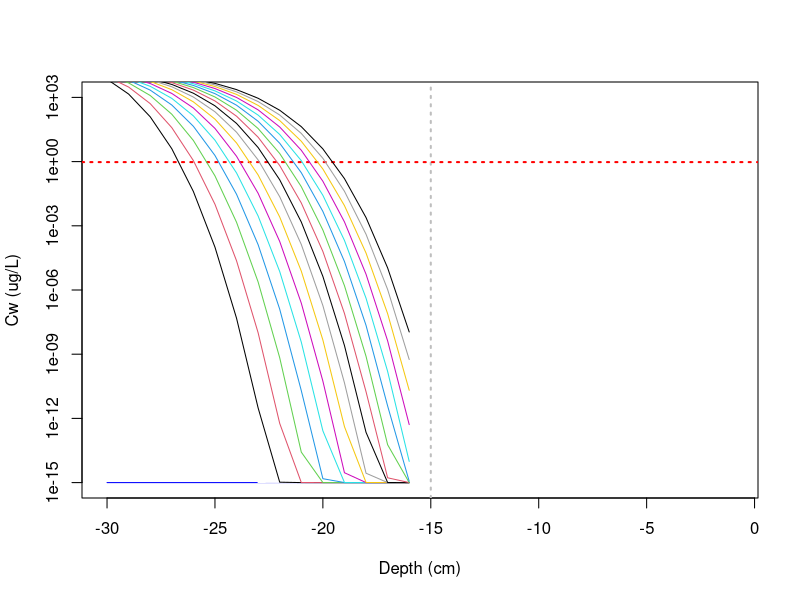

Recreate this plot in R. (Note: a time limit stopped this script after it produced the figure.)
rm(list=ls())

Cs = 129500000                     # sediment solid concentration, ug/kg (given)
logKoc = 5.2                       # organic-water partition coefficient (given)
foc = 0.05                         # organic content of the sediment (given)
Cpw = Cs/(foc*10^logKoc)           # porewater concentration in the sediment
remedialsed = 7500                 # remedial goal of sediment ug/kg
remedialpw = remedialsed / (foc* 10^logKoc)

Dm = 6.54e-6 * 3600 * 24           # this converts molecular dispersivity into cm2/day
Dbiopw = 100 / 365                 # this converts Dbiopw into cm2/day
Dbios = 1 / 365                    # converts Dbios into cm2/day
vgw = 198 / 365                    # converts groundwater velocity into cm/day
alpha = 0.1                        # hydraulic dispersivity (given)
theta_bio = 0.4                    # bioturbation layer porosity (given)
rho_bio = 1.56                     # bioturbation layer material density, kg/L (given)
theta_cil = 0.5                    # chemical isolation layer porosity 
rho_cil = 1.25                     # chemical isolation layer material density, kg/L

dx = 1                             # model grid length, cm
nbio = 15                          # total grids for bioturbation layer sim
ncil = 15                          # total grids for chemical isolation layer sim
tt = 365 * 250                     # total simulation time (250 years) in days

vbio = vgw / theta_bio             # velocity of porewater in bioturbation layer
vcil = vgw / theta_cil             # velocity of porewater in chemical isolation layer
Dtbiopw = Dm + Dbiopw + alpha * vbio  # total porewater effective diffusion coefficient in bioturbation layer
Dtbios = Dbios                     # total solid effective diffusion coefficient in bioturbation layer
Dtcilpw = Dm + alpha * vcil        # total porewater effective diffusion coefficient in chemical isolation layer
logKd = 1.9                        # adsorption coefficient
Kd = 10^logKd                      # log transformation
logKf = 7.21                       # activated carbon Freundlich
Kf = 10^logKf                      # log transformation
N = 0.82                           # Freundlich 1/n

dt1bio = dx / vbio                 # time step within bioturbation layer
dt2bio = dx * dx / Dtbiopw / 2
dtbio = min(dt1bio, dt2bio)

dt1cil = dx / vcil                 # time step within chemical isolation layer
dt2cil = dx * dx / Dtcilpw / 2
dtcil = min(dt1cil, dt2cil)

dt = min(dtbio, dtcil) / 2
nt = ceiling(tt/dt)
dt = tt / nt

C_cil = array(1e-15, ncil+1)       # initial conditions
C_bio = array(0, nbio)
C_bio_s = C_bio
C_bio_old = C_bio
C_output <- C_cil

fac = 0.0025                       # activated carbon fraction (play around with this)

plot(-30:-1, append(C_cil[2:(ncil+1)], C_bio), ylim=c(1e-15, 1e3), log='y', xlab='Depth (cm)', ylab='Cw (ug/L)', type = 'l', col='blue')
abline(v = -15, lty = 3, col='gray', lwd = 2)           # interface between bioturbation and chemical isolation layer
abline(h = remedialpw, lty = 3, col='red', lwd = 2)
t.prt <- 0
col.plot <- 0

while (C_cil[16] < remedialpw) {
  


for (k in 1:nt) {
  t.prt = t.prt + dt
  C_cil[1] <- Cpw
  for (i in 2:ncil) {
    R = 1 + Kd * rho_cil * (1-fac) / theta_cil + Kf * N * C_cil[i]^(N-1) * rho_cil * fac / theta_cil
    A <- vcil * dt / R / dx
    B <- Dtcilpw * dt / R / dx / dx
    C_cil[i] <- (1-A-2*B) * C_cil[i] + (A + B) * C_cil[i-1] + B*C_cil[i+1]
  }
  R = 1 + Kd * rho_bio * (1-fac) / theta_cil + Kf * N * C_cil[ncil + 1]^(N-1) * rho_cil * fac / theta_cil
  A <- vcil * dt / R / dx
  B <- Dtcilpw * dt / R / dx / dx
  C_cil[ncil+1] <- (1 - A - B) * C_cil[ncil+1] + (A+B) * C_cil[ncil]
  
  R = 1 + Kd * rho_bio / theta_bio
  A <- vbio * dt / R / dx
  B <- Dtbiopw * dt / R / dx / dx
  C_bio_old = C_bio
  
  C_bio[1] <- (1-A-B) * C_bio[1] + A * C_cil[ncil+1] + B * C_bio[2]
  for (i in 2:(nbio-1)) {
    C_bio[i] <- (1-A-2*B) * C_bio[i] + (A+B) * C_bio[i-1] + B * C_bio[i+1]
  }
  C_bio[nbio] <- (1-A-B) * C_bio[nbio] + (A+B) * C_bio[nbio-1]
  
  Ss <- rho_bio * Kd * (C_bio - C_bio_old)
  B <- Dtbios * dt / dx / dx
  C_bio_s[1] <- (1-B) * C_bio_s[1] + B * C_bio_s[2] + Ss[1]
  for (i in 2:(nbio-1)) {
    C_bio_s[i] <- (1-2*B) * C_bio_s[i] + B * C_bio_s[i-1] + C_bio_s[i+1] + Ss[i]
  }
  C_bio_s[nbio] <- (1-B) * C_bio_s[nbio] + B * C_bio_s[nbio-1] + Ss[nbio]
  C_bio = C_bio_s / Kd
  
  if (t.prt >= 3650) {
    lines(-30:-1, append(C_cil[2:(ncil+1)], C_bio), col=col.plot)
    t.prt = 0
    col.plot <- col.plot+1
  }
}

fac = fac - 0.0001
}
